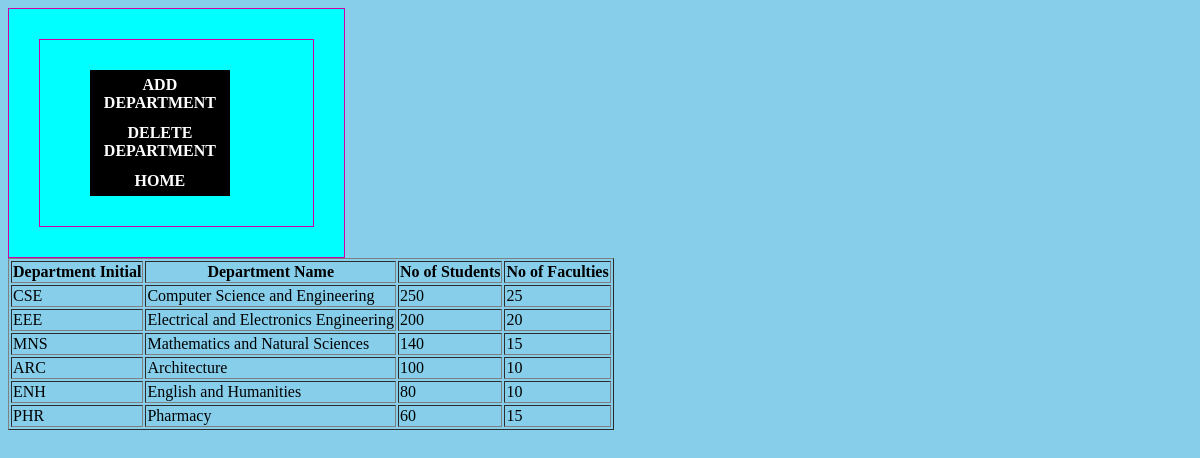
Screenshot of /department_info.php with the database file from the repository.
### tables this page shows
CREATE TABLE `department` (
  `Department_Initial` varchar(20) NOT NULL,
  `Department_Name` varchar(100) NOT NULL,
  `No_of_Students` int(250) NOT NULL,
  `No_of_Faculties` int(250) NOT NULL
);

### department_info.php (the view, shortened to what this page needs)
<!DOCTYPE html>
<html lang="en">
<head>
</head>
<body>
    <section id="header">
		<div class="row">
			<div class="col-md-10" style="text-align: right">
				<a href="ADD_DEPARTMENT_FORM.php" style="margin-left: 20px;"> ADD DEPARTMENT </a> <br>
				<a href="DELETE_DEPARTMENT_FORM.php" style="margin-left: 20px;"> DELETE DEPARTMENT </a> <br>
				<a href="admin_dashboard.php" style="margin-left: 20px;"> HOME </a> <br>
			</div>
		</div>
	</section>
	       <table border = "1">
	       <tr>
			   <th>Department Initial</th>
			   <th>Department Name</th>
			   <th>No of Students</th>
			   <th>No of Faculties</th>
		   </tr>
          <?php
			require_once("connect.php");
			$sql = "SELECT * FROM department";
			$result = mysqli_query($conn, $sql);
			if(mysqli_num_rows($result) > 0){
				while($row = mysqli_fetch_array($result)){
			?>
			<tr>
				<td><?php echo $row[0];?></td>
				<td><?php echo $row[1];?></td>
				<td><?php echo $row[2];?></td>
				<td><?php echo $row[3];?></td>
			</tr>
			<?php
				}
			}
			?>
        </table>
</body>
</html>

### department_info.php (style rules this page uses)
body { background-color:skyblue; }
div { height:auto; width:auto; background:#00ffff; float: left; display:inline-table; visibility: visible; border: solid #CC00AA; border-width: 1px; padding: 30px; }
body { display: table; }
a { margin-right:2%; display: inline-block; float: left; font-weight: bold; color: #ffffff; background-color: black; width: 60%; text-align: center; padding: 6px; text-decoration: none; }

### rows the page displays
department: Department_Initial "CSE", Department_Name "Computer Science and Engineering", No_of_Students "250", No_of_Faculties "25"
department: Department_Initial "EEE", Department_Name "Electrical and Electronics Engineering", No_of_Students "200", No_of_Faculties "20"
department: Department_Initial "MNS", Department_Name "Mathematics and Natural Sciences", No_of_Students "140", No_of_Faculties "15"
department: Department_Initial "ARC", Department_Name "Architecture", No_of_Students "100", No_of_Faculties "10"
department: Department_Initial "ENH", Department_Name "English and Humanities", No_of_Students "80", No_of_Faculties "10"
department: Department_Initial "PHR", Department_Name "Pharmacy", No_of_Students "60", No_of_Faculties "15"
